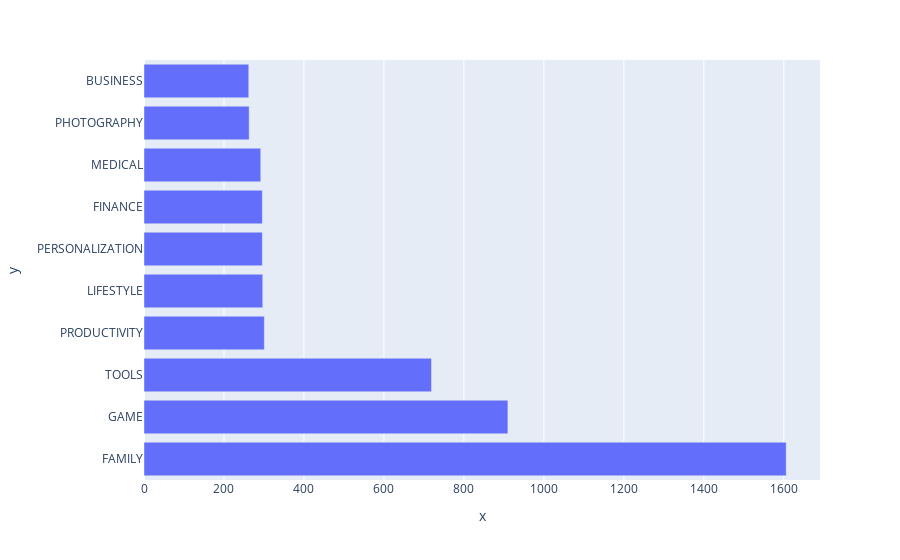

Write notebook code for a chart like this one.
### Markdown cell above
### Vertical Bar Chart - Highest Competition (Number of Apps)

### Code cell
bar = px.bar(x = top10_category.values,
             y = top10_category.index)
bar.show()

### Figure 1 — Plotly figure (JSON) as saved in the notebook; plotly's stock layout.template omitted (floating-point values rounded to 4 significant figures)
{"data": [{"alignmentgroup": "True", "hovertemplate": "x=%{x}<br>y=%{y}<extra></extra>", "legendgroup": "", "marker": {"color": "#636efa", "pattern": {"shape": ""}}, "name": "", "offsetgroup": "", "orientation": "h", "showlegend": false, "textposition": "auto", "type": "bar", "x": [1606, 910, 719, 301, 297, 296, 296, 292, 263, 262], "xaxis": "x", "y": ["FAMILY", "GAME", "TOOLS", "PRODUCTIVITY", "LIFESTYLE", "PERSONALIZATION", "FINANCE", "MEDICAL", "PHOTOGRAPHY", "BUSINESS"], "yaxis": "y"}], "layout": {"barmode": "relative", "legend": {"tracegroupgap": 0}, "margin": {"t": 60}, "xaxis": {"anchor": "y", "domain": [0, 1], "title": {"text": "x"}}, "yaxis": {"anchor": "x", "domain": [0, 1], "title": {"text": "y"}}}}
